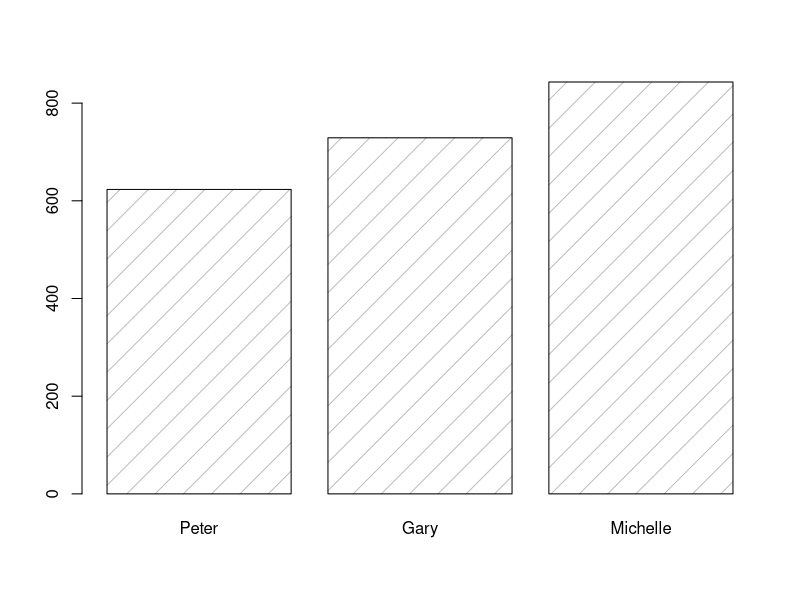
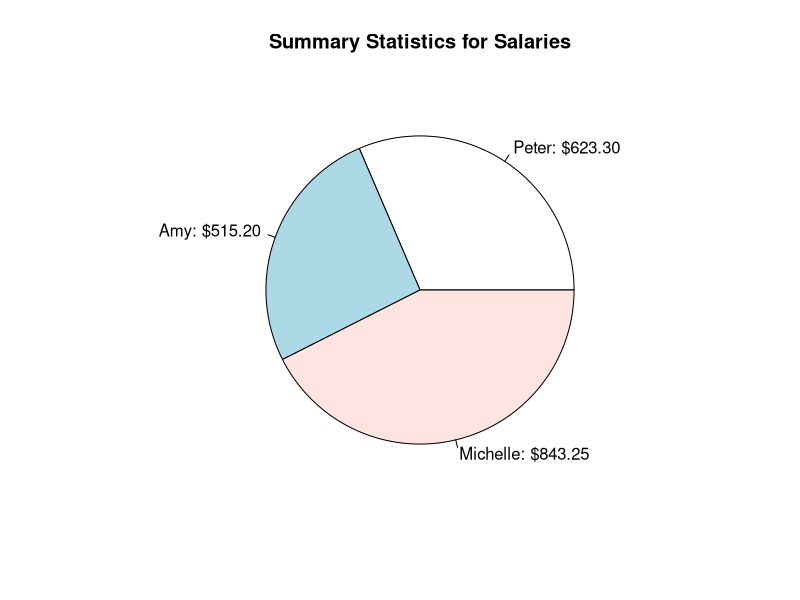

Write R code to recreate these figures, in order.
#Homework 6
#Question 1
matrix1=matrix(c(7, 2, 9, 4, 12, 13), nrow=2, ncol=3)
matrix2=matrix(c(1, 2, 3, 7, 8, 9, 12, 13, 14, 19, 20, 21), nrow=3, ncol=4)
matrix1%*%matrix2

#Question2
#part A
df= data.frame(
  id= c(1, 2, 3, 4, 5),
  name= c("Peter", "Amy", "Ryan", "Gary", "Michelle"),
  salary= c(623.30, 515.20, 611.00, 729.00, 843.25)
)
#part B
df= cbind(df, department= c("human resources", "sales", "accounting", "management", "IT"))
df
#part C
df [c(1, 3, 5), c(2, 3)]
#part D
x= df[c(1, 4, 5), c(2)]
y= df[c(1, 4, 5), c(3)]
barplot(y, names.arg= x, density= 5)
#part E
summary(df)
"median is Row 1, Min is Row 2, Max is Row 5"
values= df[c(1,2,5), c(3)]
labels= c("Peter: $623.30", "Amy: $515.20", "Michelle: $843.25")
pie(values, label=labels, main= "Summary Statistics for Salaries")

#Question 3
#Must Use valid_function first in order for the User and computer variables to be defined
#Function: result_function (if/else)
# def valid_function():
#   global user_action 
# user_action = input("Enter a choice (rock, paper, scissors): ")
# if user_action == "rock":
#   print(f"\nYou chose {user_action}, computer chose {computer_action}.\n")
# elif user_action == "scissors":
#   print(f"\nYou chose {user_action}, computer chose {computer_action}.\n")
# elif user_action == "paper":
#   print(f"\nYou chose {user_action}, computer chose {computer_action}.\n")
# else:
#   print(f"\nInvalid option. Enter: 'rock,' 'paper,' or 'scissors'\n")
# return user_action
valid_function = function(){
  user_action= readline(prompt="Enter a choice (rock, paper, scissors): ")
  choices = c("rock", "paper", "scissors")
  computer_action = sample(choices, size = 1)
  if (user_action == computer_action) {
    print("Valid move")
  } else if (user_action == "rock" & computer_action == "paper") {
    print("You chose rock, computer chose paper, valid move")
  } else if (user_action == "rock" & computer_action == "scissors") {
    print("You chose rock, computer chose scissors, valid move ")
  } else if (user_action == "scissors" & computer_action == "rock") {
    print("You chose scissors, computer chose rock, valid move")
  } else if (user_action == "scissors" & computer_action == "paper") {
    print("You chose scissors, computer chose paper, valid move")
  } else if (user_action == "paper" & computer_action == "rock") {
    print("you chose paper, computer chose rock, valid move")
  } else if (user_action == "paper" & computer_action == "scissors") {
    print("you chose paper, computer chose scissors, valid move")
  } else
    print("error: invalid move")
  }

valid_function


#Function 2: play_function (while)
# def play_function():
#   print("Play another game?")
#   t=True
#   while t:
#     choice = input("Enter: 'y' or 'n': ")
#     if choice == 'y' or choice == 'Y':
#       random_function()
#       valid_function()
#       result_function()
#       score_function()
#       play_function()
#       t=False
#     else:
#       t=False
#       print("Thanks for Playing!")

#Can only include valid function because it's the only function defined
#normally other functions would be included here
play_function= function(){
  t=T
  print("Play another game?")
  while (t==T){
    choice = readline(prompt="Enter: 'y' or 'n': ")
    if (choice == 'y'){
      valid_function()
      play_function()
      t=F
    } else
      t=F
      print("Thanks for Playing!")
}
}
play_function()

